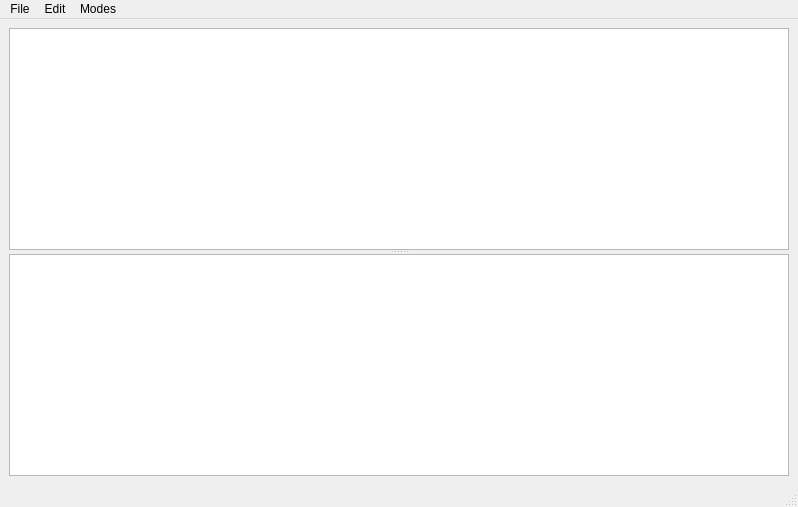
<?xml version="1.0" encoding="UTF-8"?>
<ui version="4.0">
 <class>MainWindow</class>
 <widget class="QMainWindow" name="MainWindow">
  <property name="geometry">
   <rect>
    <x>0</x>
    <y>0</y>
    <width>798</width>
    <height>507</height>
   </rect>
  </property>
  <property name="acceptDrops">
   <bool>true</bool>
  </property>
  <property name="windowTitle">
   <string>MainWindow</string>
  </property>
  <property name="documentMode">
   <bool>false</bool>
  </property>
  <property name="dockNestingEnabled">
   <bool>true</bool>
  </property>
  <widget class="QWidget" name="centralwidget">
   <layout class="QVBoxLayout" name="verticalLayout">
    <item>
     <widget class="QSplitter" name="splitter">
      <property name="orientation">
       <enum>Qt::Vertical</enum>
      </property>
      <widget class="QTableView" name="tableView"/>
      <widget class="QGraphicsView" name="graphicsView"/>
     </widget>
    </item>
   </layout>
  </widget>
  <widget class="QStatusBar" name="statusbar"/>
  <widget class="QMenuBar" name="menuBar">
   <property name="geometry">
    <rect>
     <x>0</x>
     <y>0</y>
     <width>798</width>
     <height>21</height>
    </rect>
   </property>
   <widget class="QMenu" name="menuFile">
    <property name="title">
     <string>File</string>
    </property>
    <addaction name="actionPick_a_Pcap_File"/>
    <addaction name="actionClear"/>
    <addaction name="actionExit"/>
   </widget>
   <widget class="QMenu" name="menuEdit">
    <property name="title">
     <string>Edit</string>
    </property>
    <widget class="QMenu" name="menuPlay">
     <property name="title">
      <string>Play</string>
     </property>
     <widget class="QMenu" name="menuPlay_speed">
      <property name="title">
       <string>play speed</string>
      </property>
      <addaction name="action100"/>
      <addaction name="action150"/>
      <addaction name="action200"/>
      <addaction name="action75"/>
      <addaction name="action5"/>
      <addaction name="action20_faster"/>
      <addaction name="action20_slower"/>
     </widget>
     <addaction name="actionPlay_2"/>
     <addaction name="actionStop"/>
     <addaction name="separator"/>
     <addaction name="actionJump_forward_100ms"/>
     <addaction name="actionJump_backward_100ms"/>
     <addaction name="actionJump_forward"/>
     <addaction name="actionJump_backward"/>
     <addaction name="separator"/>
     <addaction name="separator"/>
     <addaction name="actionVolume_up_10"/>
     <addaction name="actionVolume_down_10"/>
     <addaction name="separator"/>
     <addaction name="menuPlay_speed"/>
    </widget>
    <addaction name="actionPlot_Selected_Stream"/>
    <addaction name="actionExport_Selected_Line"/>
    <addaction name="menuPlay"/>
    <addaction name="separator"/>
    <addaction name="actionExport_Raw_Payload"/>
    <addaction name="actionExport_Evs"/>
    <addaction name="separator"/>
    <addaction name="actionRollover_Log"/>
   </widget>
   <widget class="QMenu" name="menuModes">
    <property name="title">
     <string>Modes</string>
    </property>
    <widget class="QMenu" name="menuDebug_Mode">
     <property name="title">
      <string>Debug Mode</string>
     </property>
     <addaction name="actionDebug"/>
     <addaction name="actionInfo"/>
     <addaction name="separator"/>
    </widget>
    <widget class="QMenu" name="menuParse_Mode">
     <property name="title">
      <string>Parse Mode</string>
     </property>
     <addaction name="actionIPS_original"/>
     <addaction name="actionOptimised"/>
    </widget>
    <addaction name="menuDebug_Mode"/>
    <addaction name="menuParse_Mode"/>
    <addaction name="actionOneWorker"/>
    <addaction name="actionAddSPS_PPS"/>
    <addaction name="separator"/>
    <addaction name="actionFast_Decode"/>
    <addaction name="actionNo_port_number_under_1024"/>
    <addaction name="actionFreq_domain_plot"/>
   </widget>
   <addaction name="menuFile"/>
   <addaction name="menuEdit"/>
   <addaction name="menuModes"/>
  </widget>
  <action name="actionPick_a_Pcap_File">
   <property name="text">
    <string>Pick a Pcap File</string>
   </property>
   <property name="shortcut">
    <string>F4</string>
   </property>
  </action>
  <action name="actionExport_Selected_Line">
   <property name="text">
    <string>Export</string>
   </property>
   <property name="shortcut">
    <string>F6</string>
   </property>
  </action>
  <action name="actionExit">
   <property name="text">
    <string>Exit</string>
   </property>
  </action>
  <action name="actionPlot_Selected_Stream">
   <property name="text">
    <string>Plot</string>
   </property>
   <property name="shortcut">
    <string>F5</string>
   </property>
  </action>
  <action name="actionPlay_2">
   <property name="text">
    <string>Play/Pause/Resume</string>
   </property>
   <property name="shortcut">
    <string>Space</string>
   </property>
  </action>
  <action name="actionStop">
   <property name="text">
    <string>Stop</string>
   </property>
   <property name="shortcut">
    <string>F9</string>
   </property>
  </action>
  <action name="actionDebug">
   <property name="checkable">
    <bool>true</bool>
   </property>
   <property name="text">
    <string>Debug</string>
   </property>
  </action>
  <action name="actionInfo">
   <property name="checkable">
    <bool>true</bool>
   </property>
   <property name="checked">
    <bool>true</bool>
   </property>
   <property name="text">
    <string>Info</string>
   </property>
  </action>
  <action name="actionIPS_original">
   <property name="checkable">
    <bool>true</bool>
   </property>
   <property name="checked">
    <bool>false</bool>
   </property>
   <property name="enabled">
    <bool>true</bool>
   </property>
   <property name="text">
    <string>IPS original</string>
   </property>
  </action>
  <action name="actionOptimised">
   <property name="checkable">
    <bool>true</bool>
   </property>
   <property name="checked">
    <bool>true</bool>
   </property>
   <property name="enabled">
    <bool>true</bool>
   </property>
   <property name="text">
    <string>optimised</string>
   </property>
   <property name="toolTip">
    <string>packet will be sorted and unique after parsing, silent gap will be filled precisely when decoding</string>
   </property>
  </action>
  <action name="actionFast_Decode">
   <property name="checkable">
    <bool>true</bool>
   </property>
   <property name="enabled">
    <bool>false</bool>
   </property>
   <property name="text">
    <string>Fast Decode</string>
   </property>
  </action>
  <action name="actionClear">
   <property name="text">
    <string>Clear</string>
   </property>
   <property name="shortcut">
    <string>F8</string>
   </property>
  </action>
  <action name="actionNo_port_number_under_1024">
   <property name="checkable">
    <bool>true</bool>
   </property>
   <property name="checked">
    <bool>true</bool>
   </property>
   <property name="text">
    <string>no port number under 1024</string>
   </property>
  </action>
  <action name="actionJump_forward_100ms">
   <property name="text">
    <string>jump forward 100ms</string>
   </property>
   <property name="shortcut">
    <string>Right</string>
   </property>
  </action>
  <action name="actionJump_backward_100ms">
   <property name="text">
    <string>jump backward 100ms</string>
   </property>
   <property name="shortcut">
    <string>Left</string>
   </property>
  </action>
  <action name="actionJump_forward">
   <property name="text">
    <string>jump forward</string>
   </property>
   <property name="shortcut">
    <string>Ctrl+Right</string>
   </property>
  </action>
  <action name="actionJump_backward">
   <property name="text">
    <string>jump backward</string>
   </property>
   <property name="shortcut">
    <string>Ctrl+Left</string>
   </property>
  </action>
  <action name="actionVolume_up_10">
   <property name="text">
    <string>volume up 10%</string>
   </property>
   <property name="shortcut">
    <string>Ctrl+Up</string>
   </property>
  </action>
  <action name="actionVolume_down_10">
   <property name="text">
    <string>volume down 10%</string>
   </property>
   <property name="shortcut">
    <string>Ctrl+Down</string>
   </property>
  </action>
  <action name="actionFreq_domain_plot">
   <property name="checkable">
    <bool>true</bool>
   </property>
   <property name="text">
    <string>freq domain plot</string>
   </property>
  </action>
  <action name="action100">
   <property name="checkable">
    <bool>true</bool>
   </property>
   <property name="checked">
    <bool>true</bool>
   </property>
   <property name="text">
    <string>100%</string>
   </property>
  </action>
  <action name="action150">
   <property name="checkable">
    <bool>true</bool>
   </property>
   <property name="text">
    <string>150%</string>
   </property>
  </action>
  <action name="action200">
   <property name="checkable">
    <bool>true</bool>
   </property>
   <property name="text">
    <string>200%</string>
   </property>
  </action>
  <action name="action75">
   <property name="checkable">
    <bool>true</bool>
   </property>
   <property name="text">
    <string>75%</string>
   </property>
  </action>
  <action name="action5">
   <property name="checkable">
    <bool>true</bool>
   </property>
   <property name="text">
    <string>50%</string>
   </property>
  </action>
  <action name="action20_faster">
   <property name="text">
    <string>20% faster</string>
   </property>
   <property name="shortcut">
    <string>Ctrl+F</string>
   </property>
  </action>
  <action name="action20_slower">
   <property name="text">
    <string>20% slower</string>
   </property>
   <property name="shortcut">
    <string>Ctrl+S</string>
   </property>
  </action>
  <action name="actionExport_Raw_Payload">
   <property name="text">
    <string>Export Raw Payload</string>
   </property>
   <property name="shortcut">
    <string>F7</string>
   </property>
  </action>
  <action name="actionExport_Evs">
   <property name="text">
    <string>Export EvsMime</string>
   </property>
   <property name="shortcut">
    <string>F10</string>
   </property>
  </action>
  <action name="actionRollover_Log">
   <property name="text">
    <string>Rollover Log</string>
   </property>
   <property name="shortcut">
    <string>Ctrl+R</string>
   </property>
  </action>
  <action name="actionOneWorker">
   <property name="checkable">
    <bool>true</bool>
   </property>
   <property name="text">
    <string>oneWorker</string>
   </property>
  </action>
  <action name="actionAddSPS_PPS">
   <property name="checkable">
    <bool>true</bool>
   </property>
   <property name="text">
    <string>addSPS/PPS</string>
   </property>
  </action>
 </widget>
 <resources/>
 <connections/>
</ui>
